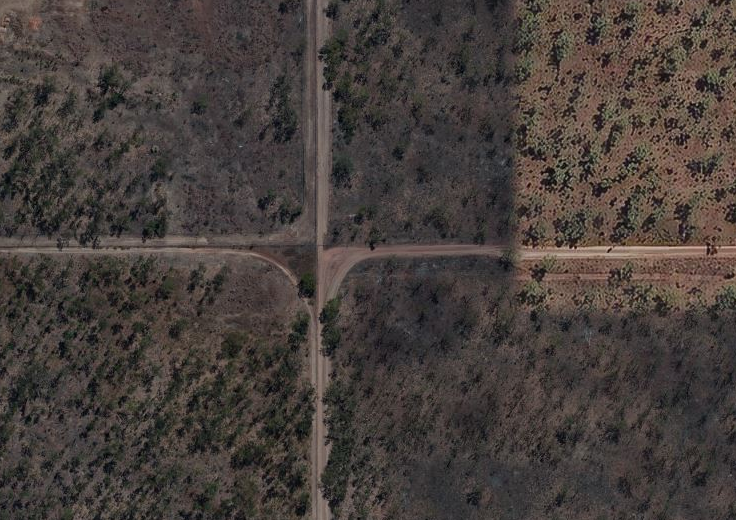
#> input picture map5.PNG, 736 x 520 px
$ python imageProcessing_ver2.py
#> lines starting #> are read from the running program, lines starting #| are printed output that depends on the picture; after the words box and inside, x2 and y2 are one past the last pixel; in counts of white or black regions, pixels touching at a corner belong together
import cv2 as cv
import numpy as np
from skimage.transform import hough_line, hough_line_peaks

img = cv.imread('map5.PNG')
#> img is the input picture: shape (520, 736, 3); mean B, G, R 59.5, 63.1, 70.8

#cv.imshow('cat', img)


# Converting to grayscale
gray = cv.cvtColor(img,50,150, cv.COLOR_BGR2GRAY)
#> gray: shape (520, 736, 3); mean of channels 0, 1, 2 68.6, 99.8, 139.6
cv.imshow('Gray', gray)


# Blur
blur = cv.GaussianBlur(gray, (5,5), cv.BORDER_DEFAULT)
#> blur: shape (520, 736, 3); mean of channels 0, 1, 2 68.6, 99.8, 139.6
#cv.imshow('Blur', blur)


# Dilating the image
dilated = cv.dilate(blur, (7,7), iterations=3)
#> dilated: shape (520, 736, 3); mean of channels 0, 1, 2 72.4, 100.1, 140
#cv.imshow('Dilated', dilated)

# Eroding
#eroded = cv.erode(dilated, (7,7), iterations=3)
#cv.imshow('Eroded', eroded)

# Edge Cascade
canny = cv.Canny(dilated, 125, 150)
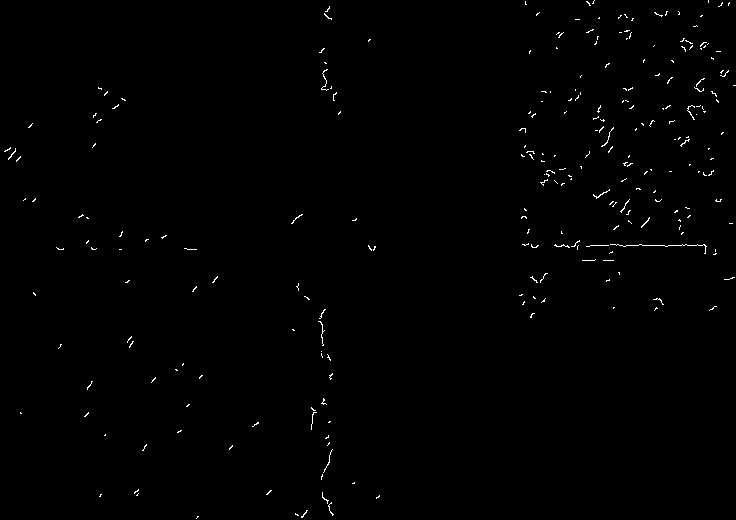
#> canny: shape (520, 736); 0.56% white in thin lines or dots
cv.imshow('Canny Edges', canny)


# apply image thresholding
ret, thresh = cv.threshold(canny, 130, 145, cv.THRESH_BINARY)
#> thresh: shape (520, 736); values 0 (black) and 145 (white), 0.56% white in thin lines or dots


minLineLength = 100
maxLineGap = 5
lines = cv.HoughLinesP(canny,1,np.pi/180,100,minLineLength,maxLineGap)
#> lines = [[642, 245, 664, 245]]
for x1,y1,x2,y2 in lines[0]:
    cv.line(img,(x1,y1),(x2,y2),(0,255,0),2)
#> this loop made 1 pass
#> img: shape (520, 736, 3); 0.02% of pixels changed, all inside (x1, y1, x2, y2) = (641, 244, 666, 247)
cv.imshow('Hough Line', img)
#cv.imwrite('map_result1.png',img)


contours, hierarchies = cv.findContours(canny, cv.RETR_LIST, cv.CHAIN_APPROX_SIMPLE)
#> contours = 255 contours, all with area under 20
print(f'{len(contours)} contour(s) found!')
#| 255 contour(s) found!


cv.waitKey(0)

$ run again, with map3.PNG copied over map5.PNG
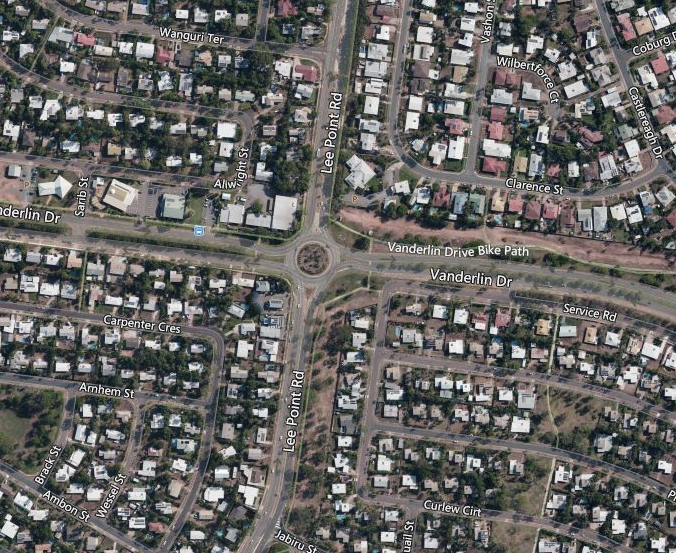
#> input picture map3.PNG, 676 x 553 px
#> img is the input picture: shape (553, 676, 3); mean B, G, R 99.6, 101.8, 102.9
#> gray: shape (553, 676, 3); mean of channels 0, 1, 2 107.3, 97.3, 138.1
#> blur: shape (553, 676, 3); mean of channels 0, 1, 2 107.3, 97.3, 138.1
#> dilated: shape (553, 676, 3); mean of channels 0, 1, 2 117.8, 98, 139.2
#> `canny = cv.Canny(dilated, 125, 150)`:
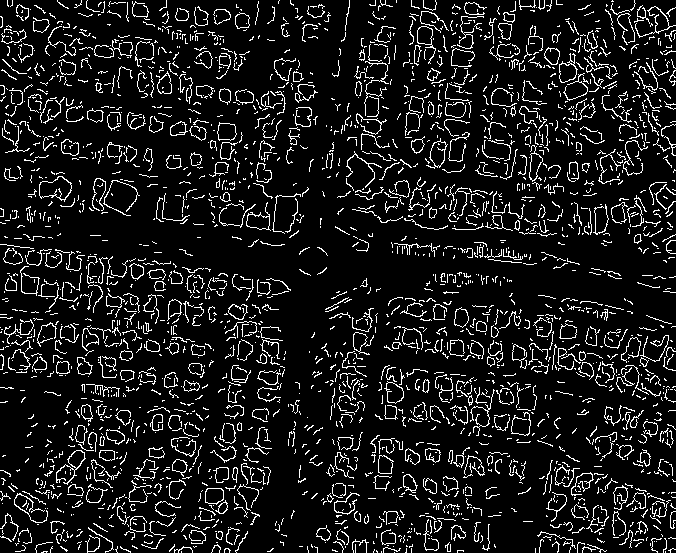
#> canny: shape (553, 676); 10.4% white in thin lines or dots
#> thresh: shape (553, 676); values 0 (black) and 145 (white), 10.4% white in thin lines or dots
#> lines = 142 rows, first 6: [581, 111, 588, 104], [74, 470, 81, 463], [111, 306, 120, 307], [176, 19, 186, 20], [365, 186, 374, 177], [293, 235, 298, 230]
#> the loop `for x1,y1,x2,y2 in lines[0]:` made 1 pass
#> contours = 2550 contours, 2435 with area under 20; largest, box (x1, y1, x2, y2) and area: (39, 176, 72, 202) 522, (39, 176, 72, 200) 492, (426, 138, 448, 169) 304, (246, 202, 271, 231) 288, (559, 53, 578, 83) 286
#| 2550 contour(s) found!
